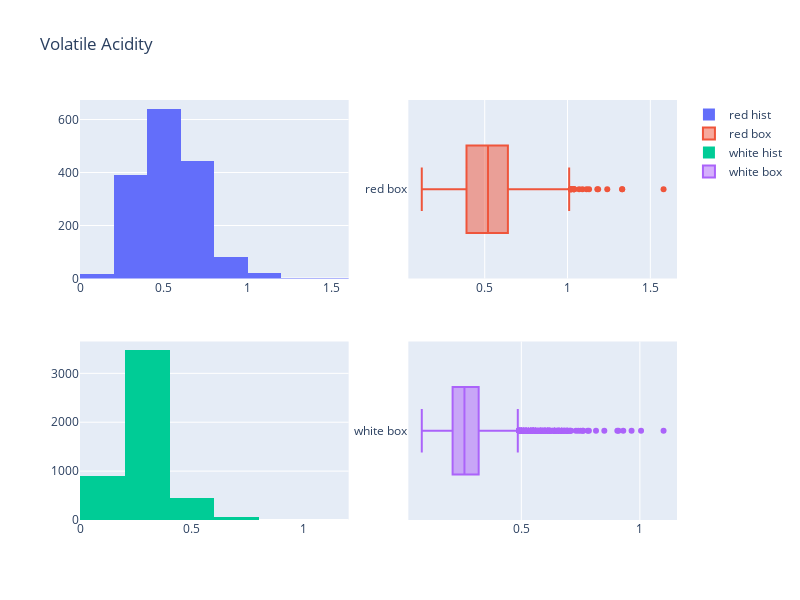

Here is the notebook cell this chart was saved with:
### Markdown cell above
There is pretty good standard deviation, so plausible that we might be able to use this data pretty well for banding.

### Code cell
fig = make_subplots(rows=2,cols=2)

#histogram for red
fig.append_trace(go.Histogram(
    x=red_wine_data["volatile acidity"],
    nbinsx=10,
    name="red hist"), row=1,col=1)

#boxplot for red
fig.append_trace(go.Box(
    x=red_wine_data["volatile acidity"],
    name="red box"
),row=1,col=2)

#histogram for white
fig.append_trace(go.Histogram(
    x=white_wine_data["volatile acidity"],
    nbinsx=10,
    name="white hist"), row=2,col=1)

#boxplot for white
fig.append_trace(go.Box(
    x=white_wine_data["volatile acidity"],
    name="white box"
),row=2,col=2)

fig.update_layout(height=600, width=800, title_text="Volatile Acidity")
fig.show()

### Figure 1 — Plotly figure (JSON) as saved in the notebook; plotly's stock layout.template omitted (floating-point values rounded to 4 significant figures; data arrays with more than 128 entries replaced by an {"elided": "..."} marker saying what was removed)
{"data": [{"name": "red hist", "nbinsx": 10, "type": "histogram", "x": {"elided": "1599 float values"}, "xaxis": "x", "yaxis": "y"}, {"name": "red box", "type": "box", "x": {"elided": "1599 float values"}, "xaxis": "x2", "yaxis": "y2"}, {"name": "white hist", "nbinsx": 10, "type": "histogram", "x": {"elided": "4898 float values"}, "xaxis": "x3", "yaxis": "y3"}, {"name": "white box", "type": "box", "x": {"elided": "4898 float values"}, "xaxis": "x4", "yaxis": "y4"}], "layout": {"height": 600, "title": {"text": "Volatile Acidity"}, "width": 800, "xaxis": {"anchor": "y", "domain": [0, 0.45]}, "xaxis2": {"anchor": "y2", "domain": [0.55, 1]}, "xaxis3": {"anchor": "y3", "domain": [0, 0.45]}, "xaxis4": {"anchor": "y4", "domain": [0.55, 1]}, "yaxis": {"anchor": "x", "domain": [0.575, 1]}, "yaxis2": {"anchor": "x2", "domain": [0.575, 1]}, "yaxis3": {"anchor": "x3", "domain": [0, 0.425]}, "yaxis4": {"anchor": "x4", "domain": [0, 0.425]}}}
